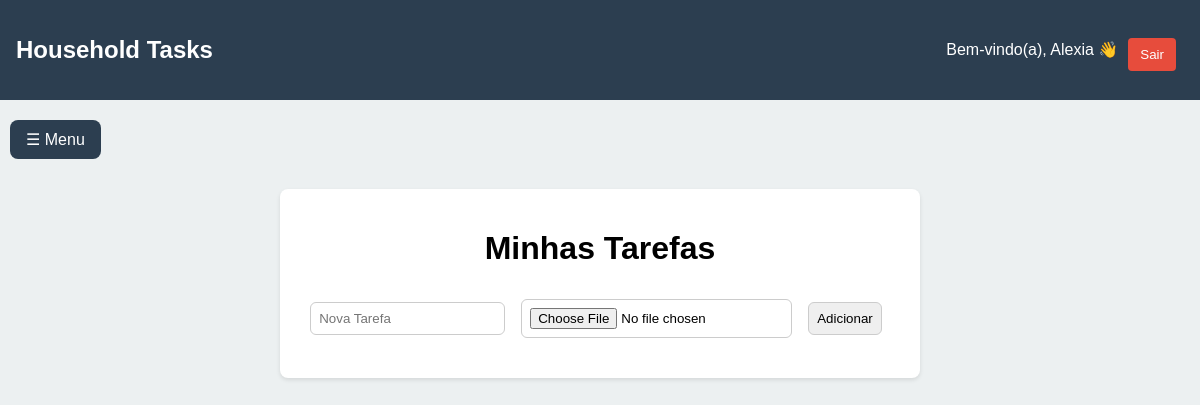
The page / (signed in) on the database as committed earlier.
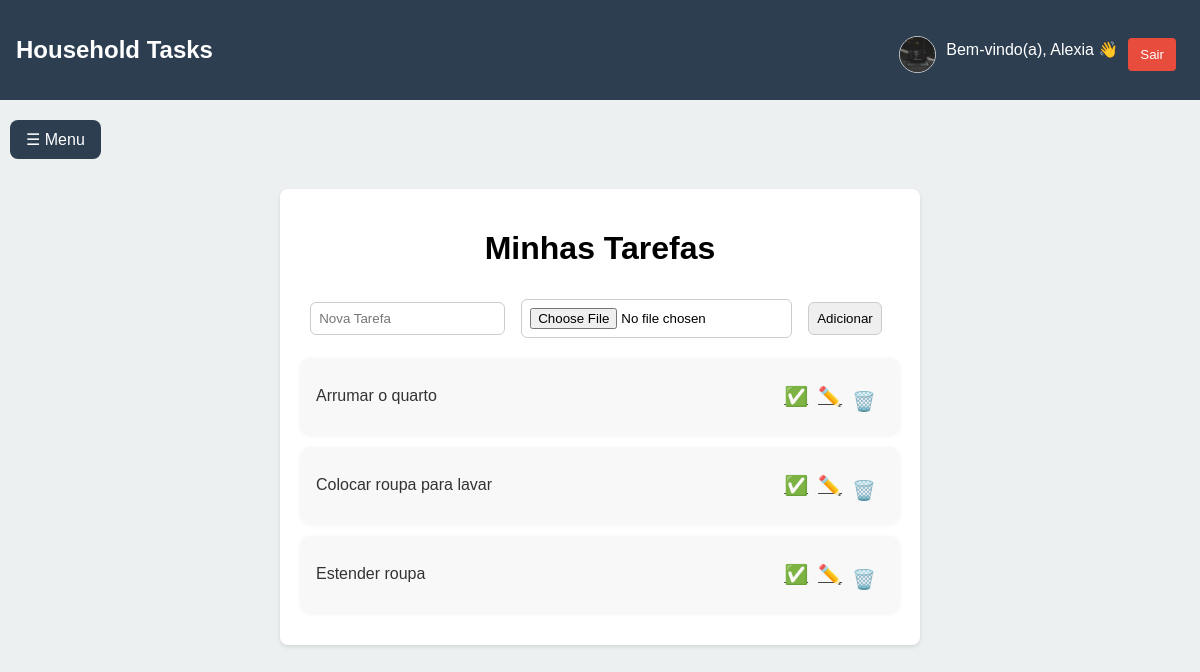
The same page on the database as committed later.
### models.py (models this page shows, shortened)
class Usuario(UserMixin, db.Model):
    __tablename__ = 'usuario'
    id = db.Column(db.Integer, primary_key=True)
    nome = db.Column(db.String(100), nullable=False)
    email = db.Column(db.String(150), unique=True, nullable=False)
    senha = db.Column(db.String(200), nullable=False)
    grupo_id = db.Column(db.Integer, db.ForeignKey('grupo.id'), nullable=False)
    avatar = db.Column(db.String(200), nullable=True)
    bio = db.Column(db.Text, nullable=True)
    rede_social = db.Column(db.String(255), nullable=True)
    seguindo_conexoes = db.relationship(
        'Conexao',
        foreign_keys=[Conexao.seguidor_id],
        back_populates='seguidor',
        lazy='dynamic'
    )
    seguidores_conexoes = db.relationship(
        'Conexao',
        foreign_keys=[Conexao.seguido_id],
        back_populates='seguido',
        lazy='dynamic'
    )

class Tarefa(db.Model):
    id = db.Column(db.Integer, primary_key=True)
    descricao = db.Column(db.String(120))
    imagem = db.Column(db.String(120), nullable=True)
    grupo_id = db.Column(db.Integer, db.ForeignKey('grupo.id'))
    data_conclusao = db.Column(db.DateTime, nullable=True)
    usuario_id = db.Column(db.Integer, db.ForeignKey('usuario.id'))  # quem criou
    concluida_por = db.Column(db.Integer, db.ForeignKey('usuario.id'), nullable=True)  # quem concluiu
    criador = db.relationship("Usuario", foreign_keys=[usuario_id])
    concluidor = db.relationship("Usuario", foreign_keys=[concluida_por])
    concluida = db.Column(db.Boolean, default=False)
    ativa = db.Column(db.Boolean, default=True)
    data_criacao = db.Column(db.DateTime, default=datetime.utcnow)

### app.py (the view, shortened to what this page needs)
@app.route('/', methods=["GET", "POST"])
@login_required
def index():
    grupo_id = current_user.grupo_id
    semana = obter_limites_semana()
    tarefas_pre_estabelecidas = [
        "Lavar louça",
        "Varrer a casa",
        "Passar pano nos móveis",
        "Lavar banheiro",
        "Retirar lixos",
        "Recolher roupa",
        "Estender roupa",
        "Colocar roupa para lavar",
        "Arrumar o quarto",
        "Guardar as roupas",
        "Fazer comida",
        "Fazer compras"
    ]
    tarefas = Tarefa.query.filter_by(grupo_id=grupo_id, ativa=True).order_by(Tarefa.data_criacao).all()
    grupo = Grupo.query.get_or_404(grupo_id)
    membros = Usuario.query.filter_by(grupo_id=grupo_id).all()
    ranking = db.session.query(
        Usuario.nome,
        func.count(Tarefa.id).label('tarefas_concluidas')
    ).join(Tarefa, Tarefa.usuario_id == Usuario.id) \
    .filter(
        Usuario.grupo_id == grupo_id,
        Tarefa.concluida == True
    ).group_by(Usuario.id, Usuario.nome) \
    .order_by(func.count(Tarefa.id).desc()) \
    .all()
    return render_template("index.html", tarefas=tarefas, grupo=grupo, membros=membros, grupo_id=grupo_id)

### app.py (called while the page is built)
@login_manager.user_loader
def load_user(user_id):
    return Usuario.query.get(int(user_id))

def obter_limites_semana():
    hoje = datetime.utcnow()
    dias_desde_domingo = (hoje.weekday() + 1) % 7  # transforma segunda=1 ... domingo=0
    inicio_semana = hoje - timedelta(days=dias_desde_domingo)
    inicio_semana = inicio_semana.replace(hour=0, minute=0, second=0, microsecond=0)
    fim_semana = inicio_semana + timedelta(days=6, hours=23, minutes=59, seconds=59)
    return inicio_semana, fim_semana

### templates/index.html (shortened to what this page needs)
<!DOCTYPE html>
<html lang="pt-BR">
<head>
    <link rel="stylesheet" href="{{ url_for('static', filename='css/style.css') }}">
</head>
<body>
    <header>
        <h2>Household Tasks</h2>
        <div class="navbar-actions">
            {% if current_user.is_authenticated %}
                <div class="navbar-user">
                    {% if current_user.avatar %}
                        <img src="{{ url_for('static', filename='uploads/' + current_user.avatar) }}" alt="Avatar" class="avatar-pequeno">
                    {% endif %}
                    <span class="user-welcome">Bem-vindo(a), {{ current_user.nome }} 👋</span>
                    <form action="{{ url_for('logout') }}" method="GET">
                        <button class="logout-btn" type="submit">Sair</button>
                    </form>
                </div>
            {% endif %}
        </div>
    </header>
    <div class="menu-opcoes">
        <button class="menu-btn">☰ Menu</button>
    </div>
    <div class="container">
        <h1>Minhas Tarefas</h1>
        <form method="POST" enctype="multipart/form-data">
            <input type="text" name="descricao" placeholder="Nova Tarefa" required>
            <input type="file" name="imagem" accept="image/*">
            <button type="submit">Adicionar</button>
        </form>
        {% for tarefa in tarefas %}
            <div class="tarefa-item">
                <div class="descricao {% if tarefa.concluida %}concluida{% endif %}">
                {% if tarefa.concluida %}
                    <s>{{ tarefa.descricao }}</s>
                {% else %}
                    {{ tarefa.descricao }}
                {% endif %}
                </div>
                <div class="acoes">
                <a href="/concluir/{{ tarefa.id }}">
                    {% if tarefa.concluida %}✔️{% else %}✅{% endif %}
                </a>
                {% if tarefa.usuario_id == current_user.id %}
                    <a href="{{ url_for('editar', id=tarefa.id) }}">✏️</a>
                    <form action="{{ url_for('excluir_tarefa', id=tarefa.id) }}" method="POST">
                    <button type="submit">🗑️</button>
                    </form>
                {% endif %}
                </div>
            </div>
        {% endfor %}
    </div>
</body>
</html>

### static/css/style.css (style rules this page uses)
body { font-family: Arial, sans-serif; margin: 0; padding: 0; background-color: #ecf0f1; }
header { background-color: #2c3e50; color: white; padding: 16px; display: flex; justify-content: space-between; align-items: center; }
.navbar-user { display: flex; align-items: center; gap: 10px; }
.avatar-pequeno { width: 35px; height: 35px; border-radius: 50%; object-fit: cover; border: 1px solid #ccc; }
.user-welcome { font-weight: 490; }
.logout-btn { padding: 9px 12px; background-color: #e74c3c; border: none; border-radius: 4px; color: white; cursor: pointer; }
.container { max-width: 600px; margin: 20px auto; background: white; padding: 20px; border-radius: 8px; box-shadow: 0 2px 4px rgba(0,0,0,0.1); }
input[type="text"], input[type="file"], button { margin-top: 10px; margin-right: 8px; padding: 8px; border-radius: 6px; border: 1px solid #ccc; }
img { max-width: 100%; margin-top: 10px; border-radius: 4px; }
.menu-opcoes { position: relative; display: inline-block; margin: 10px; }
.menu-btn { background-color: #2c3e50; color: white; padding: 10px 16px; font-size: 16px; border: none; border-radius: 8px; cursor: pointer; }
.tarefa-item { display: flex; justify-content: space-between; align-items: center; background: #f8f8f8; padding: 2px 16px; border-radius: 10px; margin-bottom: 12px; box-shadow: 0 1px 4px rgba(0, 0, 0, 0.05); width: 100%; box-sizing: border-box; }
.descricao { font-size: 1rem; color: #333; flex: 1; }
.acoes { display: flex; align-items: center; justify-content: flex-end; gap: 10px; min-width: 90px; height: 100%; box-sizing: border-box; }
.acoes a, .acoes button { background: none; border: none; font-size: 1.2rem; cursor: pointer; padding: 0; color: #444; }
h1 { text-align: center; }
.container form { display: flex; align-items: center; justify-content: center; gap: 8px; margin: 20px auto; }

Rows that differ between the two databases and show on the page:
changed Usuario "Alexia": avatar: picture added
added Tarefa: descricao "Arrumar o quarto"
added Tarefa: descricao "Colocar roupa para lavar"
added Tarefa: descricao "Estender roupa"
